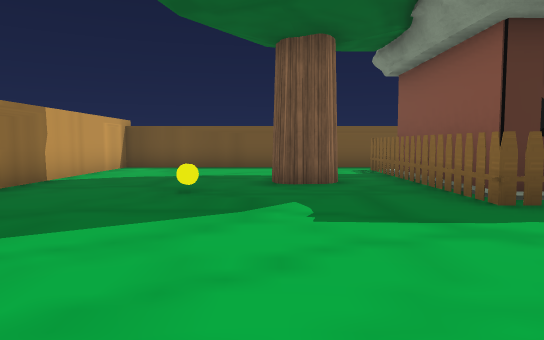
view 1 (above)

21 first-person views from a walk through a scene from a Unity 3-D project. The camera is 1.4 m above the floor, tilts 4° down and sees 70° across. The floor is counted in squares, 2 m on a side. Each view is taken from the middle of a square. On the plan, view 1 faces up. The plan holds only what a view shows up to about 11 squares ahead; the rest is blank. The player character is not drawn. Some surface patterns are stand-ins.

view 2
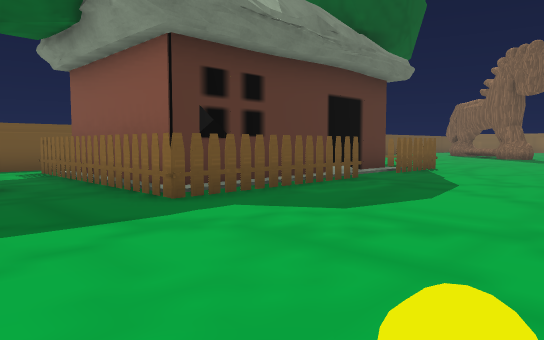

view 3
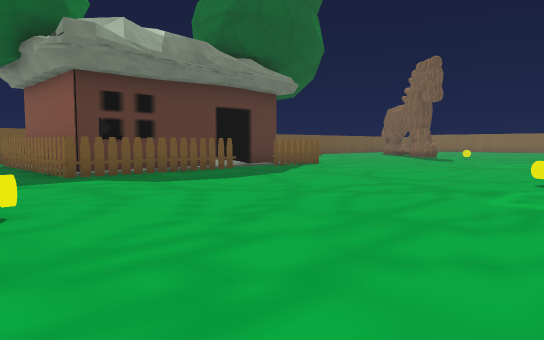

view 4
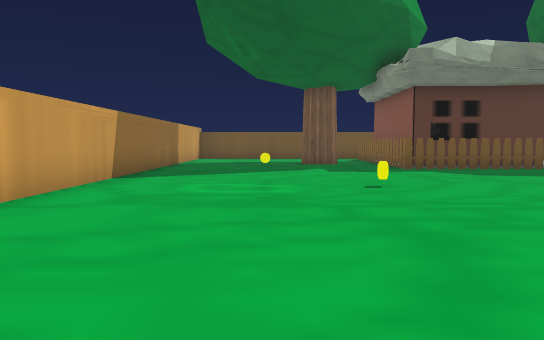

view 5
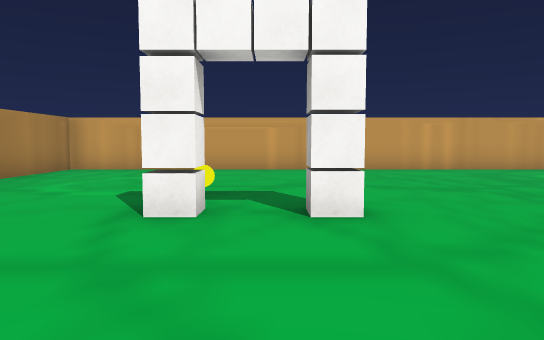

view 6
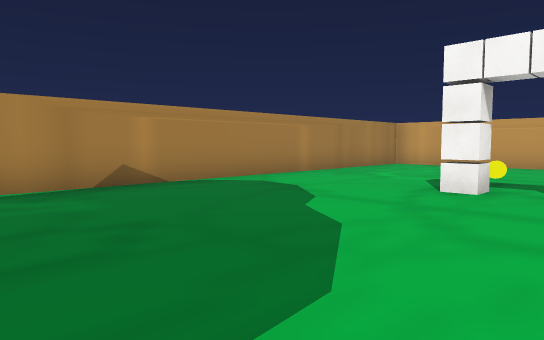

view 7
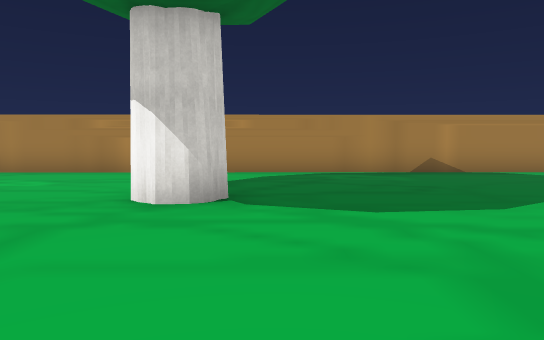

view 8
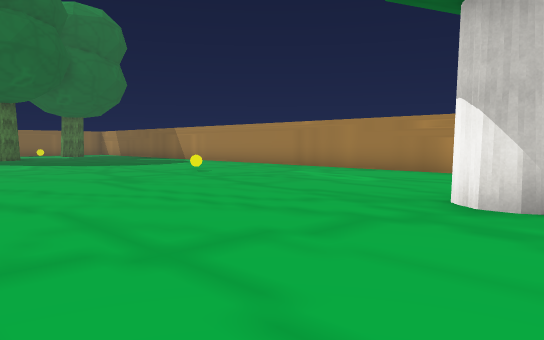

view 9
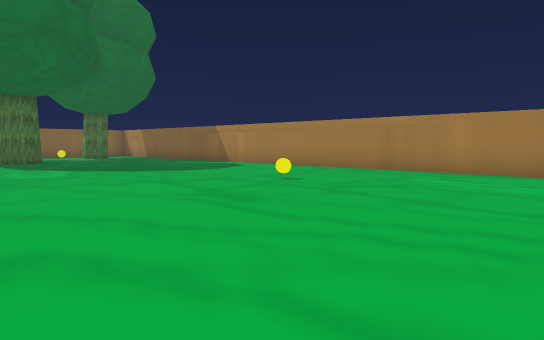

view 10
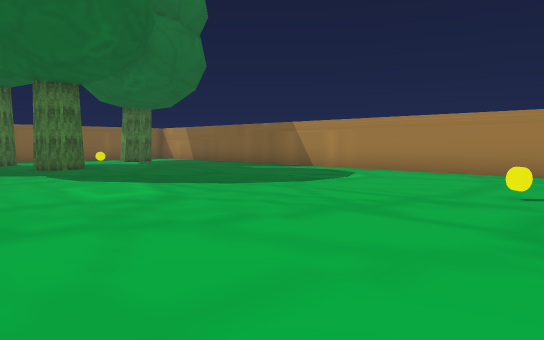

view 11
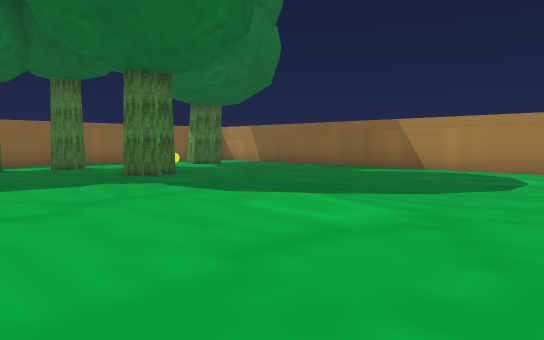

view 12
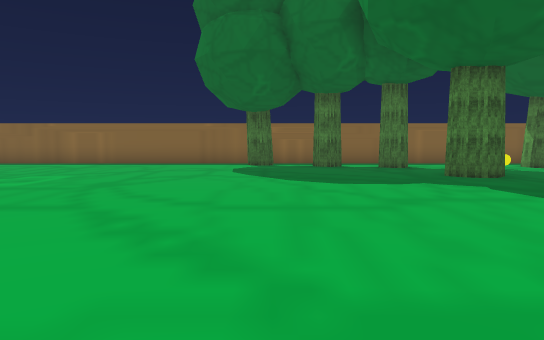

view 13
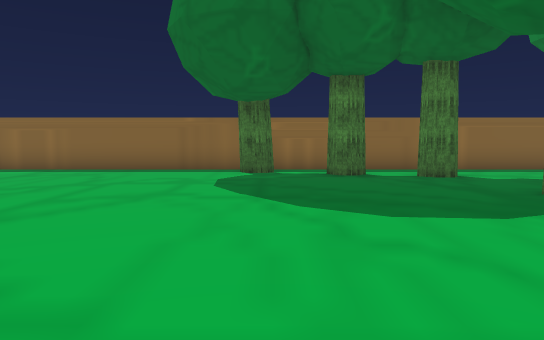

view 14
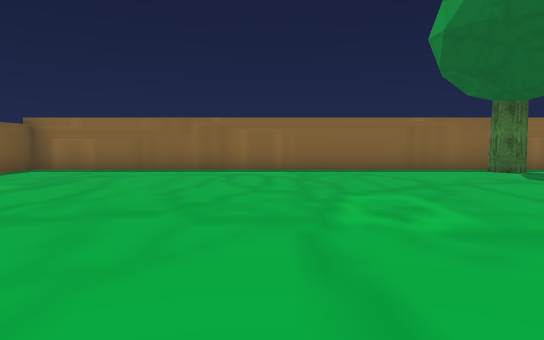

view 15
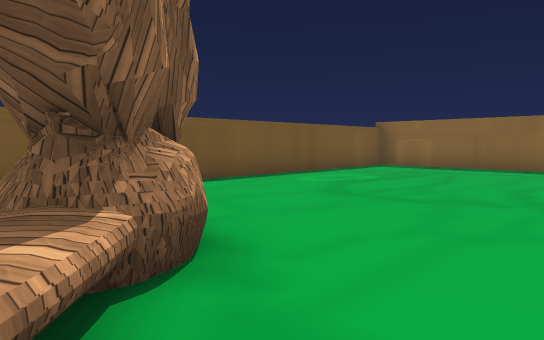

view 16
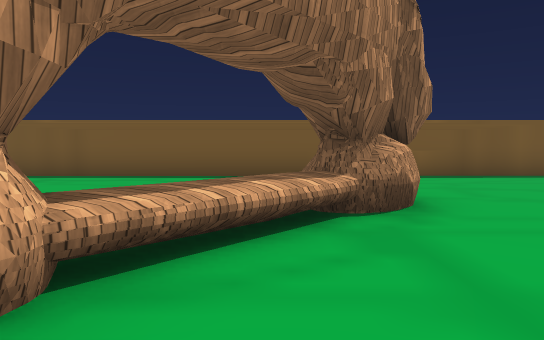

view 17
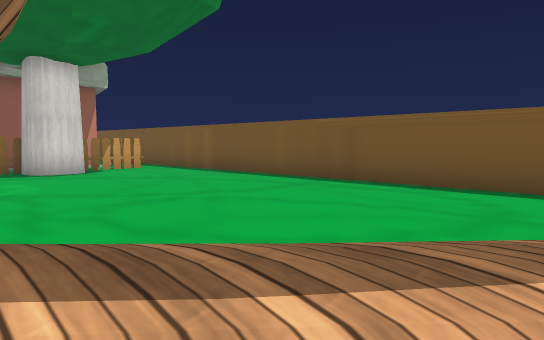

view 18
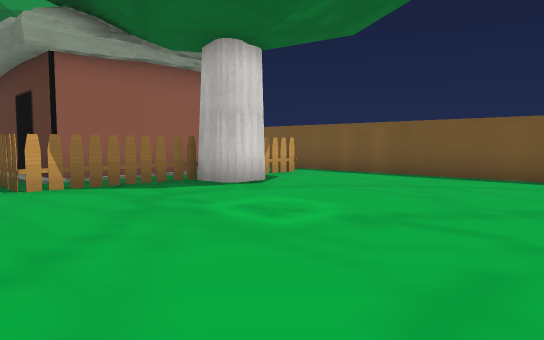

view 19
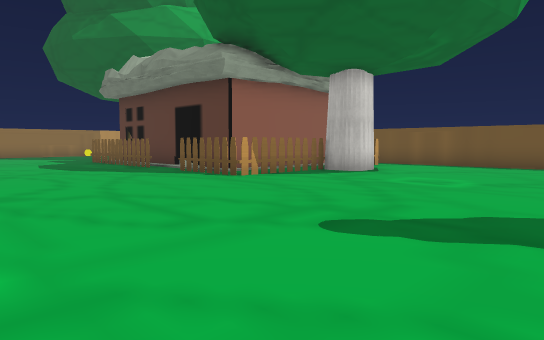

view 20
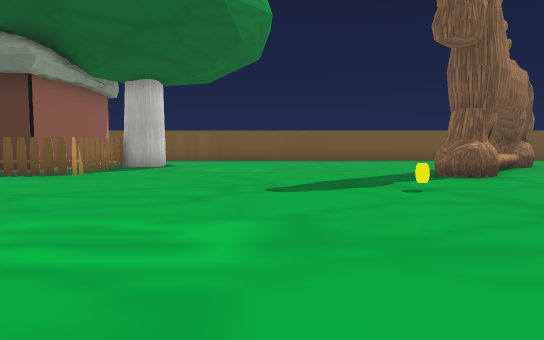

view 21
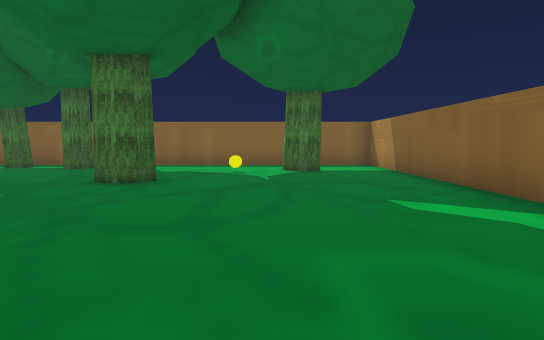

### Floor plan
Points are (right, up) in squares from view 1. A wall is a line through its corners. A room is listed if a view was taken in it or the views show most of it. See-through windows are left out.
Room 1 (views 1, 2, 3, 4, 5, 6, 7, 8, 9, 10, 11, 12, 13, 14, 15, 16, 17, 18, 19, 20, 21)
walls: (19.3, 3.8) (19, 3.7) (18.6, 3.9) (18.5, 4.4); (19.6, 3.9) (19, 3.7); (19.6, 4.1) (19.2, 3.9); (11.6, 8) (11.8, 7.4); (11.7, 8.1) (11.7, 7.6); (21.6, 6.7) (21.5, 7.4); (21.8, 6.8) (21.5, 6.9) (21.5, 7.5); (21.8, 7) (21.5, 7); (22.1, 7) (21.5, 6.9); (22.2, 7.1) (21.5, 6.8); (22.4, 7) (21.9, 6.8); (22.5, 7.2) (21.6, 6.7); (22.7, 7.2) (22.3, 6.9); (22.5, 7.5) (22.2, 7.2) (21.9, 7.1); (12.2, -11.2) (31.1, -11.1); (23, 8) (22.5, 7.2) (21.8, 6.5); (0.8, 6.7) (0.4, 6.6) (0.1, 6.6); (3.6, 11.1) (1.9, 11.1); (32.3, -8.2) (32.3, 11.3) (9.6, 11.2); (-4.2, 11) (-4.2, -11.3) (10.1, -11.2)
low walls: (18.8, 3.8) (18.6, 4); (21.9, 6.8) (19.9, 4.7)
objects: yellow cylinder (-1, 6); yellow cylinder (1, -7); yellow cylinder (1, 0); other object (2, -7); other object (2, -6); other object (3, 4) to (4, 4); house (3, 5) to (3, 7); house (3, 9); other object (3, 10) to (4, 10); other object (5, 4) to (6, 4); yellow cylinder (8, -3); other object (9, 4) to (10, 4); house (9, 9); other object (9, 10) to (10, 10); tree (10, -7); other object (11, 5) to (11, 6); other object (11, 7); other object (11, 9) to (11, 10); yellow cylinder (17, -8); yellow cylinder (17, 2); tree (27, -5); other object (29, -7); tree (30, -9); tree (30, -5) to (30, -4); tree (31, -3); tree (31, -1)

Where each view was taken, in squares from view 1:
view 1: 0 up, 0 right, facing up
view 2: 0 up, 0 right, facing up-right
view 3: 4 down, 0 right, facing up-right
view 4: 6 down, 1 left, facing up
view 5: 6 down, 6 right, facing left
view 6: 5 down, 8 right, facing down-left
view 7: 2 down, 9 right, facing down
view 8: 2 down, 9 right, facing down-right
view 9: 2 down, 12 right, facing down-right
view 10: 2 down, 16 right, facing down-right
view 11: 1 down, 19 right, facing down-right
view 12: 1 down, 19 right, facing right
view 13: 1 down, 22 right, facing right
view 14: 5 up, 22 right, facing right
view 15: 5 up, 21 right, facing up-right
view 16: 3 up, 21 right, facing up
view 17: 5 up, 21 right, facing up-left
view 18: 3 up, 17 right, facing up-left
view 19: 1 down, 17 right, facing up-left
view 20: 4 down, 15 right, facing up
view 21: 8 down, 20 right, facing right
